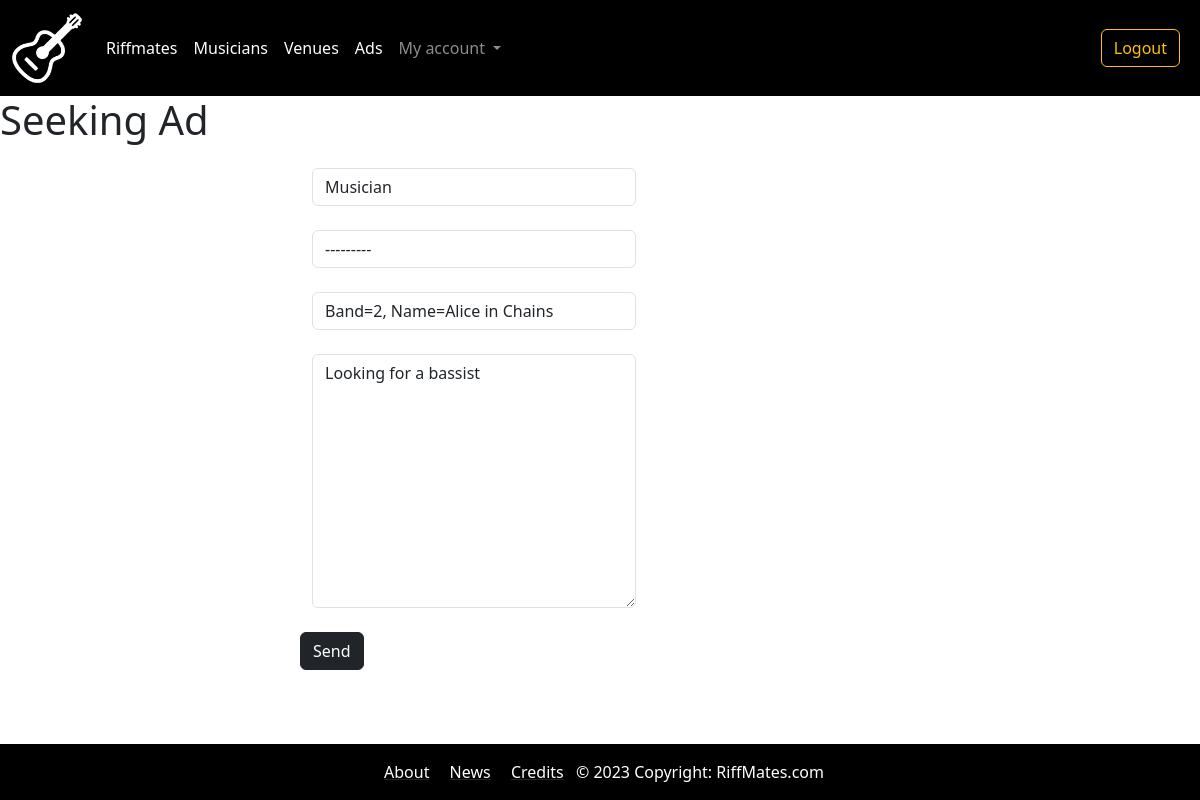
The app's page /content/ads/edit/14/ (signed in) with its own data.
### content/models.py (models this page shows, shortened)
class SeekingAd(models.Model):
    musician = models.ForeignKey(Musician, on_delete=models.SET_NULL, blank=True, null=True, help_text="Fill in if you are a musician seeking a band")
    band = models.ForeignKey(Band, on_delete=models.SET_NULL, blank=True, null=True, help_text="Fill in if you are a band seeking a musician")
    owner = models.ForeignKey(User, on_delete=models.CASCADE)
    seeking = models.CharField(max_length=1, choices=SeekingChoice.choices, help_text="I'm seeking a..")
    content = models.TextField()
    date = models.DateTimeField(auto_now=True)
    content = models.TextField()

### content/views.py (the view, shortened to what this page needs)
# urls.py: path('ads/edit/<int:ad_id>/', views.seeking_ad, name="edit_ad")
@login_required
def seeking_ad(request, ad_id=0):
    if request.method == 'GET':
        if ad_id == 0:
            form = SeekingAdForm()
        else:
            ad_instance = get_object_or_404(SeekingAd, id=ad_id)
            form = SeekingAdForm(instance=ad_instance)
    data = {
        "form": form,
    }
    return render(request, "seeking_ad.html", data)

### content/forms.py
class SeekingAdForm(forms.ModelForm):
    class Meta:
        model = SeekingAd
        fields = ["seeking", "musician", "band", "content", ]
    def __init__(self, *args, **kwargs):
        super().__init__(*args, **kwargs)
        self.fields["seeking"].widget.attrs.update({'class': 'form-control'})
        self.fields["musician"].widget.attrs.update({'class': 'form-control'})
        self.fields["band"].widget.attrs.update({'class': 'form-control'})
        self.fields["content"].widget.attrs.update({'class': 'form-control'})

### bands/models.py (called while the page is built)
    def __str__(self):
        return f"Musician (id={self.id}, first_name={self.first_name}, last_name={self.last_name})"

    def __str__(self):
        return f"Band={self.id}, Name={self.name}"

### templates/seeking_ad.html (shortened to what this page needs)
{% extends "base.html" %}
{% block content %}
<h1>Seeking Ad</h1>
<form class="col-lg-6 offset-lg-3" method="post">
  {% for field in form %}
  <div class="col-md-6 m-4">
    <div class="row justify-content-center">
      {{ field }}
    </div>
  </div>
  {% endfor %}
  <button class="btn btn-dark" type="submit">Send</button>
</form>
{% endblock content %}

### static/css/styles.css (style rules this page uses)
body { margin-bottom: 100px; }

### records on screen
SeekingAd: form "Musician" "---------" "Band=2, Name=Alice in Chains" "Looking for a bassist"
